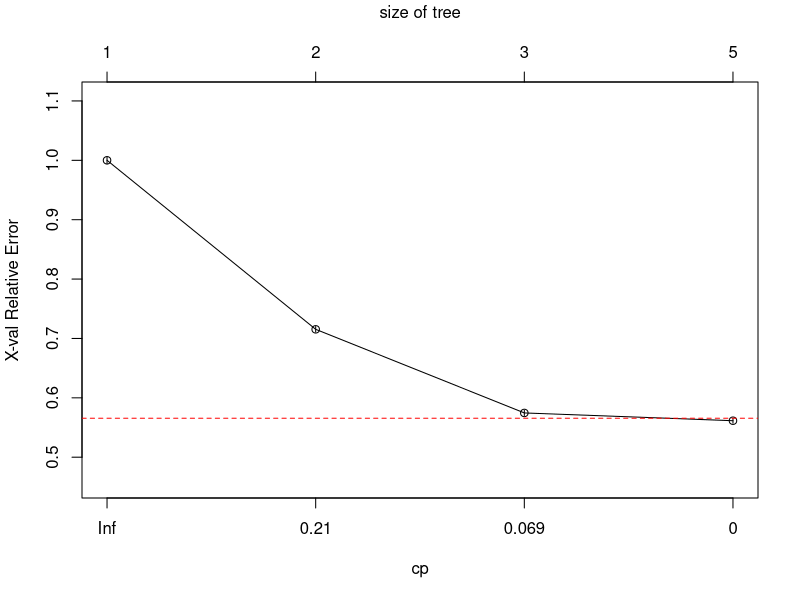
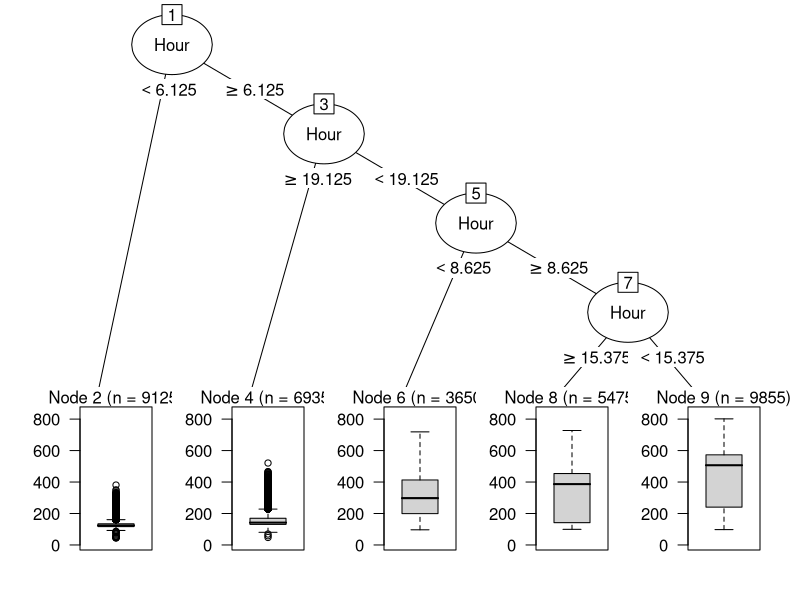

Source code (R) for these figures, in order: (Note: this script raises an error after producing the figures.)
#  LOAD PACKAGES and FUNCTIONS ------------------------------------------------------------------
cat("\014")                 # clears the console
rm(list = ls())             # remove all variables of the workspace
library(magrittr)
library(dplyr)
library(lubridate)
library(rpart)
library(partykit)

# try to define daily context in unsupervided way through CART
df <- read.csv('./Polito_Usecase/data/polito.csv', sep = ',') %>%
  dplyr::mutate(timestamp = as.POSIXct(timestamp, "%Y-%m-%d %H:%M:%S", tz = "GMT"), # occhio al cambio ora
                Date = as.Date(timestamp),
                time_dec = paste( hour(timestamp), minute(timestamp)*100/60, sep = "."),
                time_dec = as.numeric(time_dec)
  )

ct <- rpart::rpart(value ~ time_dec,                                                    # target attribute based on training attributes
                   data = df,                                                               # data to be used
                   control = rpart::rpart.control(minbucket = 60*2.5/15*length(unique(df$Date)),  # 120 min 15 minutes sampling*number of days
                                                  cp = 0 ,                                          # nessun vincolo sul cp permette lo svoluppo completo dell'albero
                                                  xval = (length(df) - 1 ),                        # !!!!!!! ATTENZIONE non dovrebbe essere dim()[1] ?? k-fold leave one out LOOCV dim
                                                  #xval = 10,                        # !!!!!!! ATTENZIONE non dovrebbe essere dim()[1] ?? k-fold leave one out LOOCV dim
                                                  maxdepth = 10)) 

# minsplit:     Set the minimum number of observations in the node before the algorithm perform a split
# minbucket:    Set the minimum number of observations in the final note i.e. the leaf
# maxdepth:     Set the maximum depth of any node of the final tree. The root node is treated a depth 0


# stampa complexity parameter
# dev.new()
# png(file = "./Polito_Usecase/figures/cart_contexts_cp.png", bg = "white", width = 500, height = 300)    
plotcp(ct, lty = 2, col = "red", upper = "size")
# dev.off()

# stampa albero
# dev.new() 
# png(file = "./Polito_Usecase/figures/cart_contexts.png", bg = "white", width = 700, height = 400)  
ct1 <- partykit::as.party(ct)
names(ct1$data) <- c("Total Power", "Hour") # change labels to plot
plot(ct1, tnex = 2.5,  gp = gpar(fontsize = 12))
# dev.off()


context_limits <- ct$splits[,4]                 # prende dall'albero gli split
context_limits <- spl[order(context_limits)]    # ordina gli split
context_limits <- c(0,context_limits,24)        # aggiunge 0 e 24
names(context_limits) <- NULL                   # removes names from context
context_limits <- sort(context_limits)          # limits of context decimal


hour <- trunc(context_limits)
minutes <- ceiling((context_limits-hour)*60)

# round to nearest 15 min
corresponding_quarter <- floor(minutes/15)
minutes_corrected <- 15*corresponding_quarter

time <- hm(paste(hour, minutes_corrected))
time_posixct <- as.POSIXct(time,  origin = "1970-01-01", tz = "GMT")
time_posixct_string <- format(sort(time_posixct), "%H:%M")
time_posixct_string[length(time_posixct_string)] <- "24:00"
names(time_posixct_string) <- NULL

time_window_df <- data.frame(
  description = seq(0, 0, length.out = length(time_posixct_string)-1), 
  observations = seq(0, 0, length.out = length(time_posixct_string)-1),
  from = seq(0, 0, length.out = length(time_posixct_string)-1),
  to = seq(0, 0, length.out = length(time_posixct_string)-1)
)

for (i in 1: (length(time_posixct_string)-1)) {
  time_window_df$description[i] <- paste("From", time_posixct_string[i], "to", time_posixct_string[i+1])
  time_window_df$from[i] <- time_posixct_string[i]
  time_window_df$to[i] <- time_posixct_string[i+1]
  time_window_df$observations[i] <- (as.duration(time)[i+1]-as.duration(time)[i])/duration(minutes=15)
  
}
time_window_df

write.csv(time_window_df, "./Polito_Usecase/data/time_window.csv")
